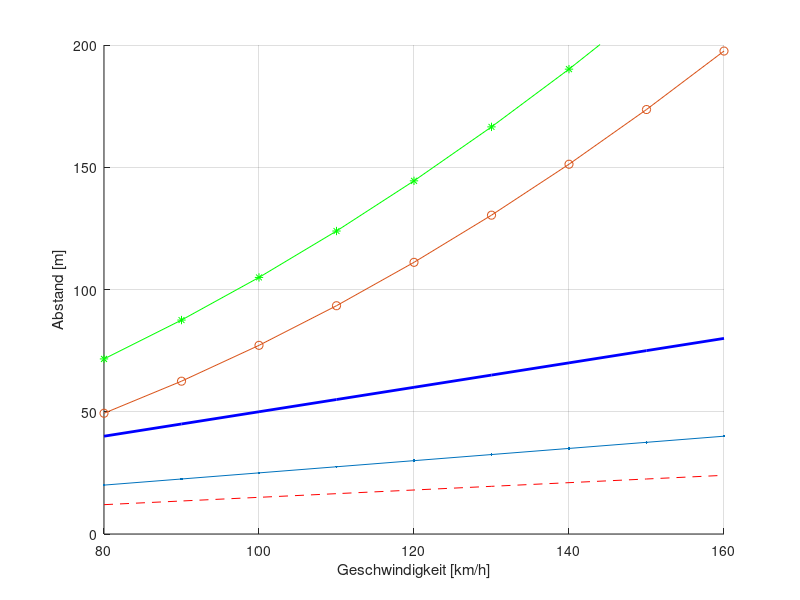

Write the MATLAB code that produced this figure. (Note: this script raises an error after producing the figure.)
%%%%%%%%%%%%%%%%%%%%%%%%%%%%%%%%%%%%%%%%%%%%%%%%%%%%
% Sicherheitsabstand auf der Autobahn visualisiert %
%%%%%%%%%%%%%%%%%%%%%%%%%%%%%%%%%%%%%%%%%%%%%%%%%%%%
speed = 80:10:160;  % Geschwindigkeitsbereich [km/h]

%% Bußgeld in Deutschland
% Quelle Bußgeld: https://www.bussgeldkatalog.org/abstand/ (Stand: 21.01.2025)

v_2 = speed./2;          % Halber Tacho
v_4 = v_2.*(5/10);       % Viertel Tacho (Start Bußgeld)
v_2_3_10 = v_2.*(3/10);  % Start Fahrverbot (wenn über 100km/h)

%% Anhalteweg
% Quelle Beschleunigungswert: https://copradar.com/chapts/references/acceleration.html
% "Many safety experts use 15 ft/sec2 (0.47 g's) as the maximum deceleration
% that is safe for the average driver to maintain control"

breaking_acceleration = 5;  % [m/s^2]

speed_meter_per_second = speed/3.6;

reaction_time = 1;  % [s]
stop_distance_1s = ...
    speed_meter_per_second .* reaction_time + ...
    speed_meter_per_second.^2 ./ (2*breaking_acceleration);

reaction_time = 0;  % [s]
stop_distance_0s = ...
    speed_meter_per_second .* reaction_time + ...
    speed_meter_per_second.^2 ./ (2*breaking_acceleration);

%% Plot
figure(1); clf; grid on; hold on;
xlabel("Geschwindigkeit [km/h]"); ylabel("Abstand [m]");
ylim([0, 200]);

plot(speed, v_2, "b", "LineWidth",2)
plot(speed, v_4, ".-")
plot(speed, v_2_3_10, "r--")

plot(speed, stop_distance_1s, "g*-")
plot(speed, stop_distance_0s, "o-")

xline(130, "k--")  % Richtgeschwindigkeit

legend([...
    "Halber Tacho (Richtwert)", ...
    "Start Bußgeld (1/4)", ...
    "Start Fahrverbot (>100km/h)",...
    "Anhalteweg 1s Reaktionszeit",...
    "Anhalteweg 0s Reaktionszeit"
    ],...
    "Location","northwest")

set(gcf,'units','centimeters','position',[5,5, 12,18]);  % set size
